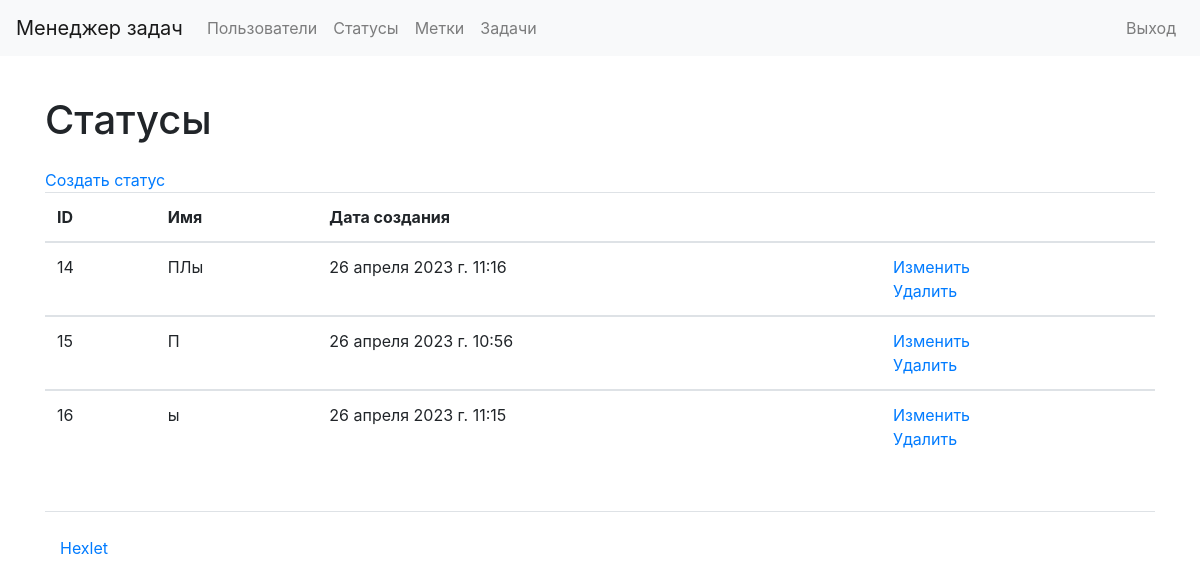
The app's page /statuses/ (signed in), older data.
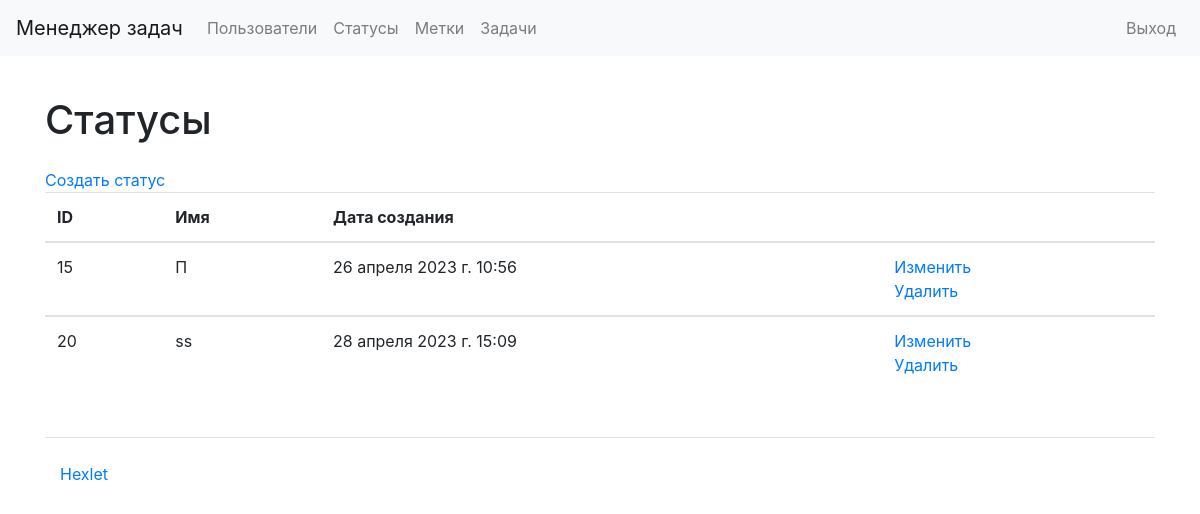
The same page, newer data.
### statuses/models.py (models this page shows, shortened)
class Status(models.Model):
    name = models.CharField(max_length=150)
    created_at = models.DateTimeField(auto_now=True)

### statuses/views.py (the view)
# urls.py: path('', views.StatusesListView.as_view(), name='statuses_list'),
class StatusesListView(LoginRequiredMixin, ListView):
    model = Status
    template_name = "statuses/list_of_statuses.html"
    success_url = reverse_lazy('statuses_list')

### statuses/templates/statuses/list_of_statuses.html
{% extends "base.html" %}
{% load i18n %}
{% block content %}
<h1 class="my-4">{% translate "Statuses" %}</h1>
<a href="{% url 'status_create' %}">{% translate "Create status" %}</a>
<table class="table table-stripped">
    <thead>
        <tr>
            <th>ID</th>
            <th>{% translate "Name" %}</th>
            <th>{% translate "Date of creation" %}</th>
            <th></th>
        </tr>
    </thead>
    {% for status in object_list %}
    <tbody>
        <tr>
            <td>{{ status.id }}</td>
            <td>{{ status.name }}</td>
            <td>{{ status.created_at }}</td>
            <td>
                <a href="/statuses/{{ status.id }}/update/">{% translate "Update" %}</a>
                <br>
                <a href="/statuses/{{ status.id }}/delete/">{% translate "Delete" %}</a>
            </td>
        </tr>
        {% endfor %}
    </tbody>
</table>
{% endblock %}

Row changes from the older to the newer data that the page shows:
removed Status: id "14", name "ПЛы", created_at "26 апреля 2023 г. 11:16"
removed Status: id "16", name "ы", created_at "26 апреля 2023 г. 11:15"
added Status: id "20", name "ss", created_at "28 апреля 2023 г. 15:09"
